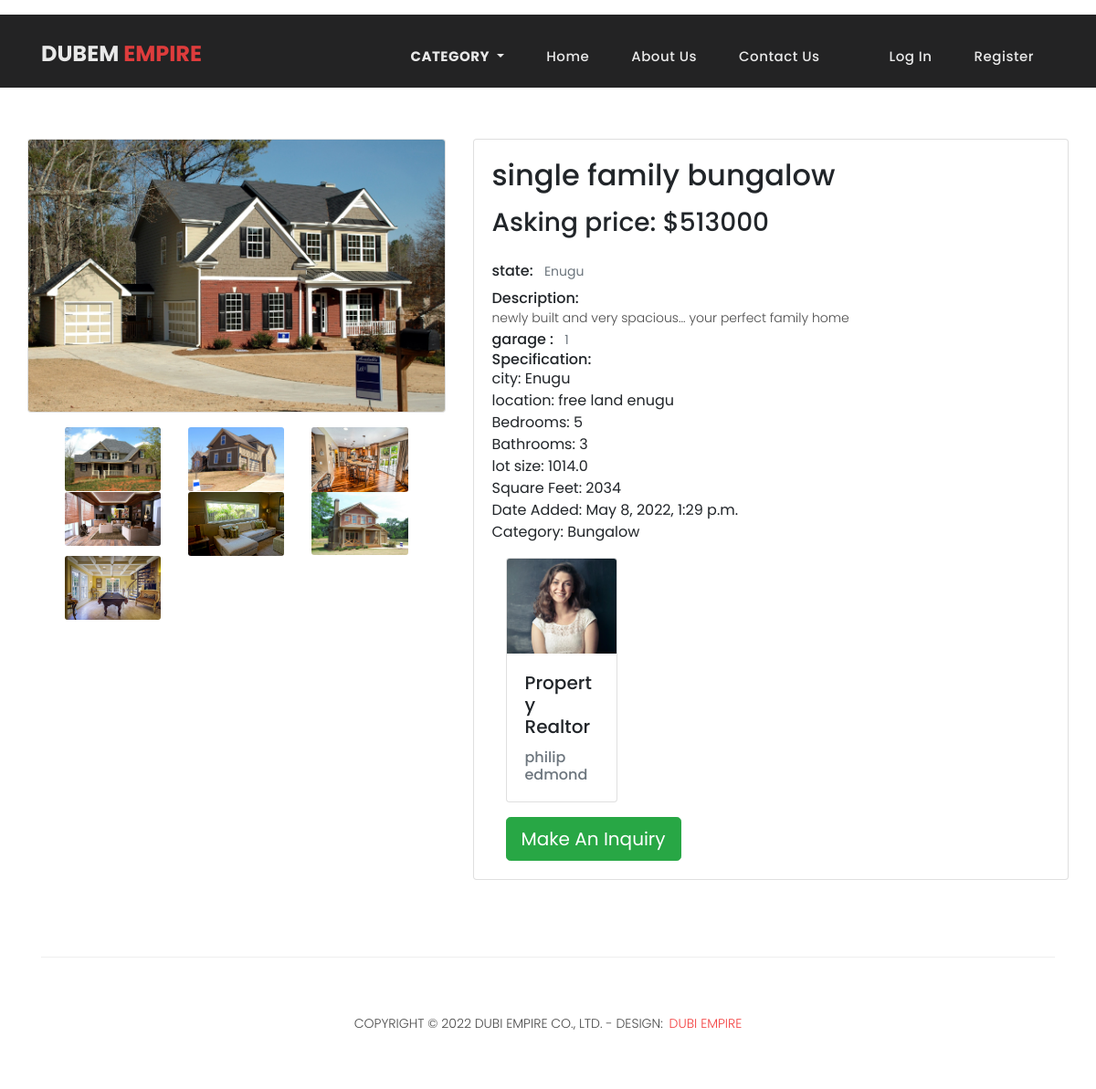
Page /listing/single-family-bungalow on the committed database.
### empire/models.py (models this page shows, shortened)
class Property(models.Model):
    realtor = models.ForeignKey(Realtor, on_delete = models.DO_NOTHING)
    title = models.CharField(max_length=200)
    location = models.CharField(max_length=200)
    category = models.ForeignKey(Category, on_delete=models.CASCADE, blank=False)
    city = models.CharField(max_length=100)
    state = models.CharField(max_length=100)
    description = models.TextField(blank=True)
    price = models.IntegerField()
    slug = models.SlugField()
    bedrooms = models.IntegerField()
    bathrooms = models.IntegerField()
    garage = models.IntegerField(default=0)
    sqft = models.IntegerField()
    lot_size = models.DecimalField(max_digits=5, decimal_places=1)
    image = models.ImageField()
    photo_1 = models.ImageField(blank=True)
    photo_2 = models.ImageField(blank=True)
    photo_3 = models.ImageField(blank=True)
    photo_4 = models.ImageField(blank=True)
    photo_5 = models.ImageField(blank=True)
    photo_6 = models.ImageField(blank=True)
    photo_7 = models.ImageField(blank=True)
    list_date = models.DateTimeField(auto_now_add=True)
    is_active = models.BooleanField(default=True)

class Category(models.Model):
    title = models.CharField(max_length=100)
    slug = models.SlugField()
    description = models.TextField()
    image = models.ImageField()
    is_active = models.BooleanField(default=True)
    def __str__(self):
        return self.title

class Realtor(models.Model):
    name = models.CharField(max_length=200)
    photo = models.ImageField()
    description = models.TextField(blank=True)
    email = models.CharField(max_length=50)
    phone = models.CharField(max_length=20)
    is_mvp = models.BooleanField(default=True)
    hire_date = models.DateTimeField(default = datetime.now, blank = True)
    def __str__(self):
        return self.name

### empire/views.py (the view)
# urls.py: path('listing/<slug>', PropertyDetailView.as_view(), name='listing'),
class PropertyDetailView(DetailView):
    model = Property
    template_name = 'listing.html'
    context_object_name = 'property'
    pk_url_kwarg = 'id'

### empire/templatetags/category_template_tag.py (called while the page is built)
@register.simple_tag
def categories():
    items = Category.objects.filter(is_active=True).order_by('title')
    items_li = ""
    for i in items:
        items_li += """<li><a href="/category/{}">{}</a></li>""".format(i.slug, i.title)
    return mark_safe(items_li)

### empire/templates/listing.html (shortened to what this page needs)
{% extends 'base.html' %}
{% load static %}
{% block content %}
<link rel="stylesheet" type="text/css" href="{% static 'css/listing.css' %}">
  <section id="bc" class="mt-3">
    <div class="container">
      <nav>
        <ol class="breadcrumb">
          <li class="breadcrumb-item">
            <a href="/">Home</a>
          </li>
          <li class="breadcrumb-item active">{{object.title}}</li>
        </ol>
      </nav>
    </div>
  </section>
  <section id="listing" class="py-4">
    <div class="container">
      <div class="row">
        <div class="row">
          <div class="col-lg-5 mt-5">
              <div class="card mb-3">
                  <img class="card-img img-fluid" src="{{object.image.url}}" alt="Card image cap" id="product-detail">
              </div>
              <div class="row">
                  <div class="col-1 align-self-center">
                      <a href="#multi-item-example" role="button" data-bs-slide="prev">
                          <i class="text-dark fas fa-chevron-left"></i>
                      </a>
                  </div>
                  <div id="multi-item-example" class="col-10 carousel slide carousel-multi-item" data-bs-ride="carousel">
                      <div class="carousel-inner product-links-wap" role="listbox">
                          <div class="carousel-item active">
                              <div class="row">
                                {% if object.photo_1 %}
                                  <div class="col-4">
                                      <a href="{{object.photo_1.url}}">
                                          <img class="card-img img-fluid" src="{{object.photo_1.url}}" alt="Product Image 1">
                                      </a>
                                  </div>
                                {% endif %}
                                {% if object.photo_2 %}
                                  <div class="col-4">
                                      <a href="{{object.photo_2.url}}">
                                          <img class="card-img img-fluid" src="{{object.photo_2.url}}" alt="Product Image 2">
                                      </a>
                                  </div>
                                {% endif %}
                                {% if object.photo_3 %}
                                  <div class="col-4">
                                      <a href="{{object.photo_3.url}}">
                                          <img class="card-img img-fluid" src="{{object.photo_3.url}}" alt="Product Image 3">
                                      </a>
                                  </div>
                                {% endif %}
                                {% if object.photo_4 %}
                                  <div class="col-4">
                                      <a href="{{object.photo_4.url}}">
                                          <img class="card-img img-fluid" src="{{object.photo_4.url}}" alt="Product Image 3">
                                      </a>
                                  </div>
                                {% endif %}
                                {% if object.photo_5 %}
                                  <div class="col-4">
                                      <a href="{{object.photo_5.url}}">
                                          <img class="card-img img-fluid" src="{{object.photo_5.url}}" alt="Product Image 3">
                                      </a>
                                  </div>
                                {% endif %}
                                {% if object.photo_6 %}
                                  <div class="col-4">
                                      <a href="{{object.photo_6.url}}">
                                          <img class="card-img img-fluid" src="{{object.photo_6.url}}" alt="Product Image 3">
                                      </a>
                                  </div>
                                {% endif %}
                                {% if object.photo_7 %}
                                  <div class="col-4">
                                      <a href="{{object.photo_7.url}}">
                                          <img class="card-img img-fluid" src="{{object.photo_7.url}}" alt="Product Image 3">
                                      </a>
                                  </div>
                                {% endif %}
                              </div>
                          </div>
                      </div>
                  </div>
                  <div class="col-1 align-self-center">
                      <a href="#multi-item-example" role="button" data-bs-slide="next">
                          <i class="text-dark fas fa-chevron-right"></i>
                      </a>
                  </div>
              </div>
          </div>
          <div class="col-lg-7 mt-5">
            <div class="card">
                <div class="card-body">
                    <h1 class="h2">{{object.title}}</h1>
                    <p class="h3 py-2">Asking price: ${{object.price}}</p>
                    <ul class="list-inline">
                        <li class="list-inline-item">
                            <h6>state:</h6>
                        </li>
                        <li class="list-inline-item">
                            <p class="text-muted py-2"><strong>{{object.state}}</strong></p>
                        </li>
                    </ul>
                    <h6>Description:</h6>
                    <p>{{object.description}}</p>
                    <ul class="list-inline">
                        <li class="list-inline-item">
                            <h6>garage :</h6>
                        </li>
                        <li class="list-inline-item">
                            <p class="text-muted"><strong>{{object.garage}}</strong></p>
                        </li>
                    </ul>
                    <h6>Specification:</h6>
                    <ul class="list-unstyled pb-3">
                        <li>city: {{object.city}}</li>
                        <li>location: {{object.location}}</li>
                        <li>Bedrooms: {{ object.bedrooms }}</li>
                        <li>Bathrooms: {{ object.bathrooms }}</li>
                        <li>lot size: {{object.lot_size}}</li>
                        <li>Square Feet: {{ object.sqft }}</li>
                        <li>Date Added: {{ object.list_date }}</li>
                        <li>Category: {{ object.category }}</li>
                    </ul>
                        <div class="col-md-3">
                          <div class="card mb-3">
                            <img class="card-img-top" src="{{object.realtor.photo.url}}" alt="Seller of the month">
                            <div class="card-body">
                              <h5 class="card-title">Property Realtor</h5>
                              <h6 class="text-secondary">{{object.realtor}}</h6>
                            </div>
                          </div>
                          <button class="btn btn-success btn-lg" data-toggle="modal" data-target="#inquiryModal">Make An Inquiry</button>
                        </div>
                </div>
            </div>
        </div>
      </div>
    </div>
  </section>
{% endblock %}

### empire/templates/base.html (shortened to what this page needs)
{% load static %}
{% load category_template_tag %}
<!DOCTYPE html>
<html lang="en">
  <head>
    <link rel="stylesheet" type="text/css" href="{% static 'css/bootstrap.min.css' %}">
    <link rel="stylesheet" type="text/css" href="{% static 'css/fontawesome.css' %}">
    <link rel="stylesheet" type="text/css" href="{% static 'css/lightbox.min.css' %}">
    <link rel="stylesheet" type="text/css" href="{% static 'css/empire.css' %}">
    <link rel="stylesheet" type="text/css" href="{% static 'css/owl.css' %}">
  </head>
  <header class="navbar-brand">
    <nav class="navbar navbar-expand-lg">
      <div class="container">
        <a class="navbar-brand" href="/"><h2>Dubem <em>Empire</em></h2></a>
        <div class="collapse navbar-collapse" id="navbarResponsive">
          <ul class="navbar-nav ml-auto">
            <li class="nav-item dropdown">
              <a class="nav-link dropdown-toggle text-dark-red" href="" id="navbarDropdown" role="button" data-toggle="dropdown" aria-haspopup="true" aria-expanded="false"><b>CATEGORY</b> </a>
            </li>
            <li class="nav-item">
              <a class="nav-link" href="/">Home
              </a>
            </li>
            <li class="nav-item">
              <a class="nav-link" href="#">About Us</a>
            </li>
            <li class="nav-item">
              <a class="nav-link" href="/ceeus">Contact Us</a>
            </li>
            <li class="nav-item">
              {% if user.is_authenticated %}
                <li class="nav-item dropdown mr-5">
                    <a class="nav-link dropdown-toggle text-dark-red" href="#" id="navbarDropdown" role="button" data-toggle="dropdown" aria-haspopup="true" aria-expanded="false">
                    My Account
                    </a>
                    <div class="dropdown-menu" aria-labelledby="navbarDropdown">
                        <div class="dropdown-item disabled" href="#">Signed in as <strong>{{ user.username }}</strong></div>
                        <a class="dropdown-item text-dark-red" href="{% url 'logout' %}">Log Out</a>
                        <div class="dropdown-divider"></div>
                    </div>
                </li>
            {% else %}
                <li class="nav-item">
                    <a class="nav-link text-dark-red" href="{% url 'login' %}">Log In</a>
                </li>
                <li class="nav-item">
                    <a class="nav-link text-dark-red" href="{% url 'register' %}">Register</a>
                </li>
            {% endif %}
            </li>
          </ul>
        </div>
      </div>
    </nav>
  </header>
  <body>
    {% block content %}
    {% endblock %}
  </body>
  <footer>
    <div class="container">
      <div class="row">
        <div class="col-md-12">
          <div class="inner-content">
            <p>Copyright &copy; 2022 Dubi Empire Co., Ltd.
          - Design: <a rel="nofollow noopener" href="/" target="_blank">dubi empire</a></p>
          </div>
        </div>
      </div>
    </div>
  </footer>
</html>

### static/css/empire.css (style rules this page uses)
body { font-family: 'Poppins', sans-serif; overflow-x: hidden; text-rendering: optimizeLegibility; -webkit-font-smoothing: antialiased; -moz-osx-font-smoothing: grayscale; }
p { margin-bottom: 0px; font-size: 14px; font-weight: 300; color: #4a4a4a; line-height: 24px; }
a { text-decoration: none!important; }
ul { padding: 0; margin: 0; list-style: none; }
h1,h2,h3,h4,h5,h6 { margin: 0px; }
header { position: absolute; z-index: 99999; width: 100%; height: 80px; background-color: #232324; -webkit-transition: all 0.3s ease-in-out 0s; -moz-transition: all 0.3s ease-in-out 0s; -o-transition: all 0.3s ease-in-out 0s; transition: all 0.3s ease-in-out 0s; }
header .navbar { padding: 17px 0px; }
.navbar .navbar-brand { float: left; margin-top: absolute; outline: none; }
.navbar .navbar-brand h2 { color: #fff; text-transform: uppercase; font-size: 24px; font-weight: 700; -webkit-transition: all .3s ease 0s; -moz-transition: all .3s ease 0s; -o-transition: all .3s ease 0s; transition: all .3s ease 0s; }
.navbar .navbar-brand h2 em { font-style: normal; color: #f33f3f; }
#navbarResponsive { z-index: 999; }
.navbar-collapse { text-align: center; }
.navbar .navbar-nav .nav-item { margin: 0px 15px; }
.navbar .navbar-nav a.nav-link { text-transform: capitalize; font-size: 15px; font-weight: 500; letter-spacing: 0.5px; color: #fff; transition: all 0.5s; margin-top: 5px; }
footer { text-align: center; }
footer .inner-content { border-top: 1px solid #eee; margin-top: 60px; padding: 60px 0px; }
footer .inner-content p { text-transform: uppercase; }
footer .inner-content p a { color: #f33f3f; margin-left: 3px; }

### static/css/listing.css (style rules this page uses)
a i { color: #10284e !important; }
img { width: 100%; }
.navbar { opacity: 0.9; text-transform: uppercase; }

### rows in the picture
Property: image (picture), photo_1 (picture), photo_2 (picture), photo_3 (picture), photo_4 (picture), photo_5 (picture), photo_6 (picture), photo_7 (picture), title "single family bungalow", price "513000", state "Enugu", description "newly built and very spacious... your perfect family home", garage "1", city "Enugu", location "free land enugu", bedrooms "5", bathrooms "3", lot_size "1014.0", sqft "2034", list_date "May 8, 2022, 1:29 p.m.", category "Bungalow", realtor.photo (picture), realtor "philip edmond"
